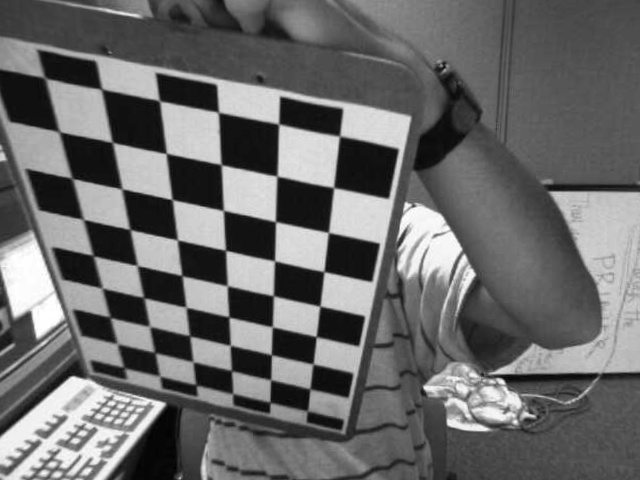
//> input picture demo_0.2/data/right.jpg, 640 x 480 px
$ ./in_out_ldy   (built with g++ and OpenCV 4)
//> lines starting //> are read from the running program, lines starting //| are printed output that depends on the picture
### in_out/in_out.h
#pragma once

#include <stdio.h>
#include <opencv2/core/core.hpp>
#include <opencv2/highgui/highgui.hpp>
#include <opencv2/imgproc/imgproc.hpp>


struct ImageData
{
	unsigned char* data;
	int width;
	int height;
	int channels;
};

void detect(struct ImageData* left, struct ImageData* right, struct ImageData* result);

### in_out/in_out_ldy.cpp
#include "in_out.h"

int main()
{
	struct ImageData left;
	struct ImageData right;
	struct ImageData result;

	cv::Mat left_mat = cv::imread("right.jpg");
//> left_mat is the input picture: 480 rows x 640 cols, CV_8UC3; min 0, max 255, mean 106
	cv::Mat right_mat = cv::imread("right.jpg");

	cv::Size size(std::max(left_mat.cols, right_mat.cols), std::max(left_mat.rows, right_mat.rows));
//> size = Size(640, 480)
	cv::Mat result_mat;

	result_mat.create(size, CV_MAKETYPE(left_mat.depth(), 3));

	result.data = result_mat.data;

	left.data = left_mat.data;
	left.channels = left_mat.channels();
//> left.channels = 3
	left.height = left_mat.rows;
	left.width = left_mat.cols;

	right.data = right_mat.data;
	right.channels = right_mat.channels();
	right.height = right_mat.rows;
	right.width = right_mat.cols;
	// ****************** 测距部分 *********************

	// ************************************************
	detect(&left, &right, &result);

	cv::imshow("merge", result_mat);
	cv::waitKey();
	return 0;
}

// 左右的合成
void detect(struct ImageData* left, struct ImageData* right, struct ImageData* result)
{
	cv::Mat left_mat(left->height, left->width, CV_8UC3);
	cv::Mat right_mat(right->height, right->width, CV_8UC3);
	cv::Mat left_small, right_small;
	cv::Mat outLeft, outRight;

	cv::Size size(std::max(left_mat.cols, right_mat.cols), std::max(left_mat.rows, right_mat.rows));
//> size = Size(640, 480)
	cv::Mat result_mat;

	left_mat.data = left->data;
	right_mat.data = right->data;

	result_mat.create(size, CV_MAKETYPE(left_mat.depth(), 3));
	result_mat.data = result->data;
//> result_mat: 480 rows x 640 cols, CV_8UC3; every value is 0
	result_mat = cvScalarAll(0);

	cv::resize(left_mat, left_small, cv::Size(), 0.5, 0.5, cv::INTER_AREA);
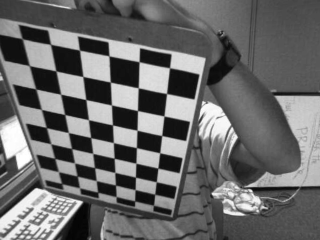
//> left_small: 240 rows x 320 cols, CV_8UC3; min 2, max 255, mean 106.2
//> in main, `cv::imshow("merge", result_mat);`:
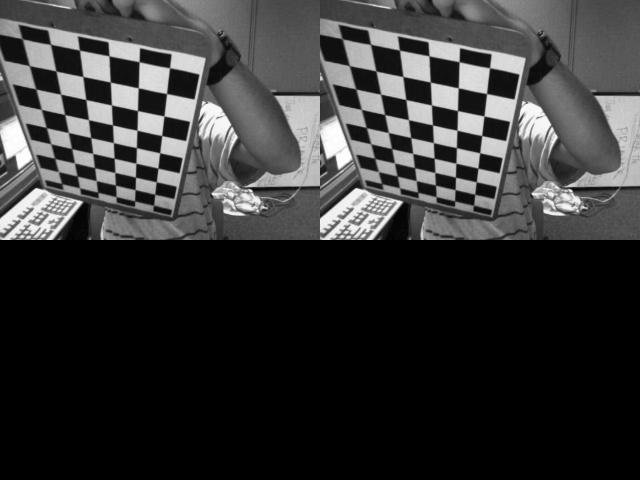
//> window 'merge': 480 rows x 640 cols, CV_8UC3; min 0, max 255, mean 53.1
	cv::resize(right_mat, right_small, cv::Size(), 0.5, 0.5, cv::INTER_AREA);


	result->channels = result_mat.channels();
	result->width = result_mat.cols;
	result->height = result_mat.rows;

	outLeft = result_mat(cv::Rect(0, 0, left_small.cols, left_small.rows));
	outRight = result_mat(cv::Rect(result_mat.cols / 2, 0, right_small.cols, right_small.rows));

	left_small.copyTo(outLeft);
	right_small.copyTo(outRight);
	return;
}

$ run again, with demo_0.2/data/aloeL.jpg copied over demo_0.2/data/right.jpg
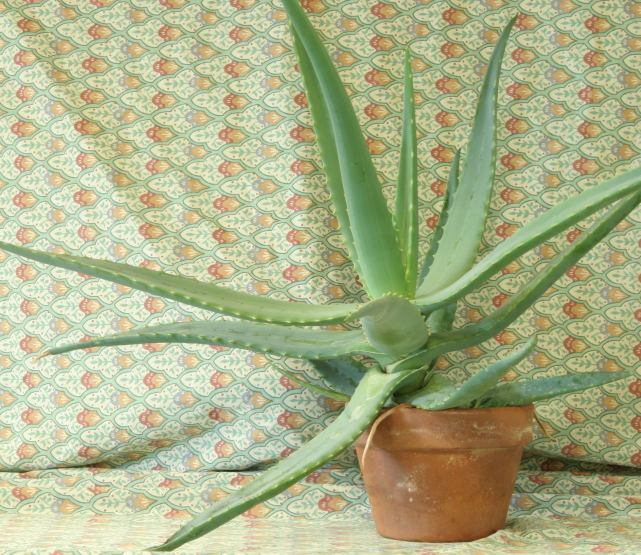
//> input picture demo_0.2/data/aloeL.jpg, 1282 x 1110 px (shown at 1/2 size)
//> left_mat is the input picture: 1110 rows x 1282 cols, CV_8UC3; mean B, G, R 136.6, 177.2, 171.2
//> result_mat: 1110 rows x 1282 cols, CV_8UC3; every value is 0
//> in detect, `cv::resize(left_mat, left_small, cv::Size(), 0.5, 0.5, cv::INTER_AREA);`:
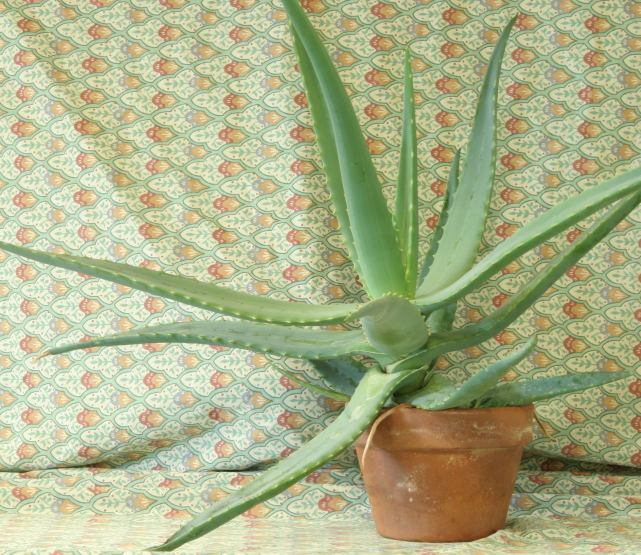
//> left_small: 555 rows x 641 cols, CV_8UC3; mean B, G, R 136.8, 177.3, 171.3
//> `cv::imshow("merge", result_mat);`:
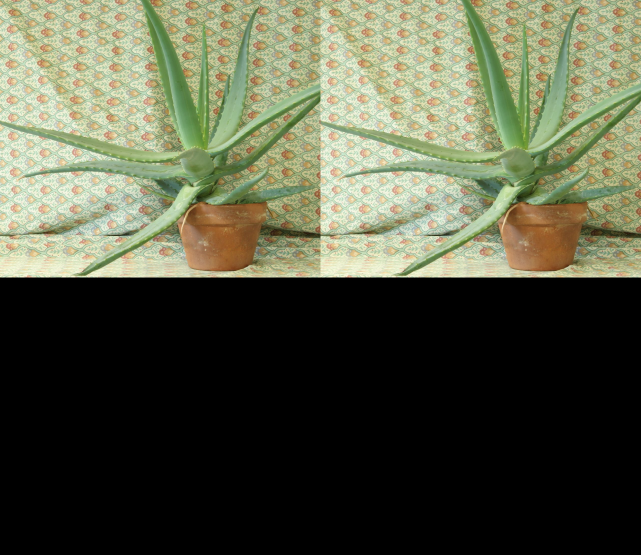
//> window 'merge': 1110 rows x 1282 cols, CV_8UC3 (shown at 1/2 size); mean B, G, R 68.4, 88.7, 85.7

$ run again, with demo_0.2/data/aloeR.jpg copied over demo_0.2/data/right.jpg
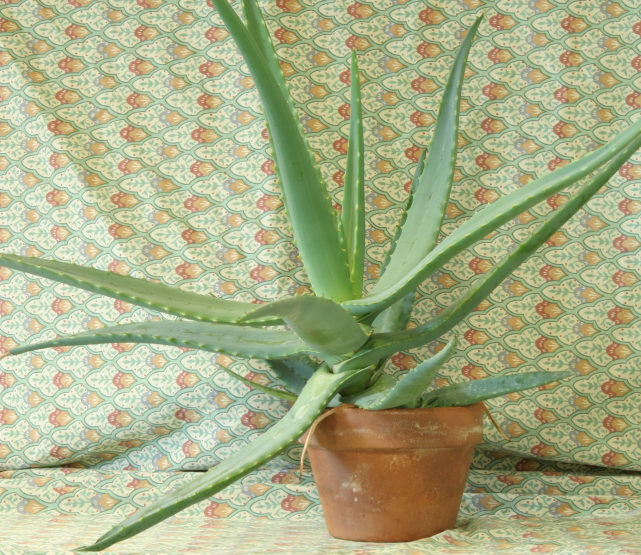
//> input picture demo_0.2/data/aloeR.jpg, 1282 x 1110 px (shown at 1/2 size)
//> left_mat is the input picture: 1110 rows x 1282 cols, CV_8UC3; mean B, G, R 134.1, 174.2, 168
//> result_mat: 1110 rows x 1282 cols, CV_8UC3; every value is 0
//> in detect, `cv::resize(left_mat, left_small, cv::Size(), 0.5, 0.5, cv::INTER_AREA);`:
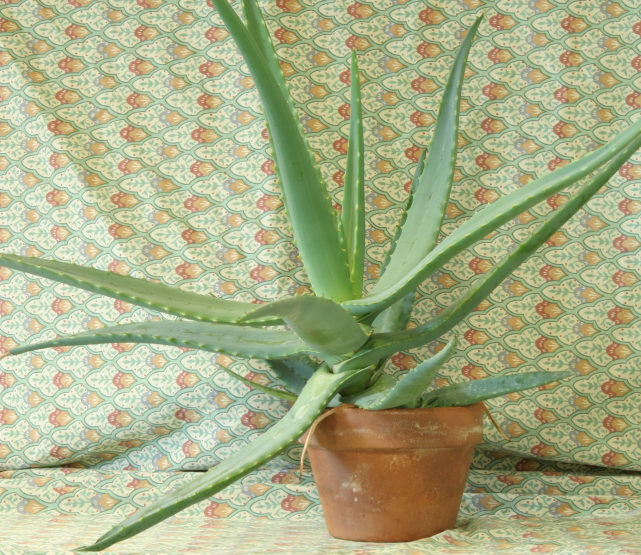
//> left_small: 555 rows x 641 cols, CV_8UC3; mean B, G, R 134.3, 174.3, 168.2
//> `cv::imshow("merge", result_mat);`:
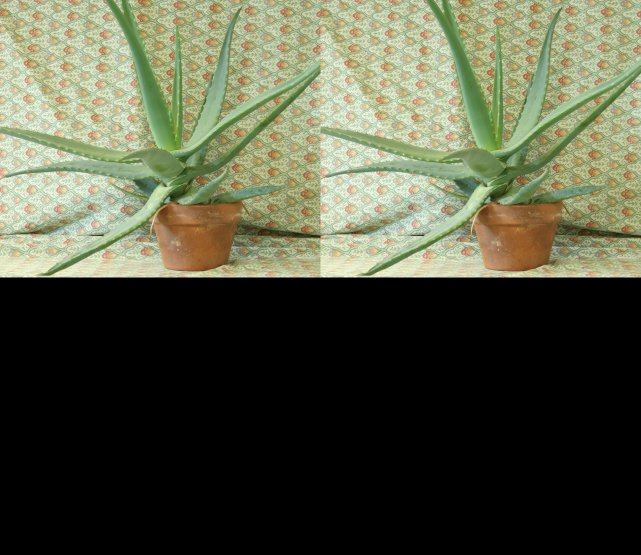
//> window 'merge': 1110 rows x 1282 cols, CV_8UC3 (shown at 1/2 size); mean B, G, R 67.1, 87.2, 84.1

$ run again, with demo_0.2/data/left.jpg copied over demo_0.2/data/right.jpg
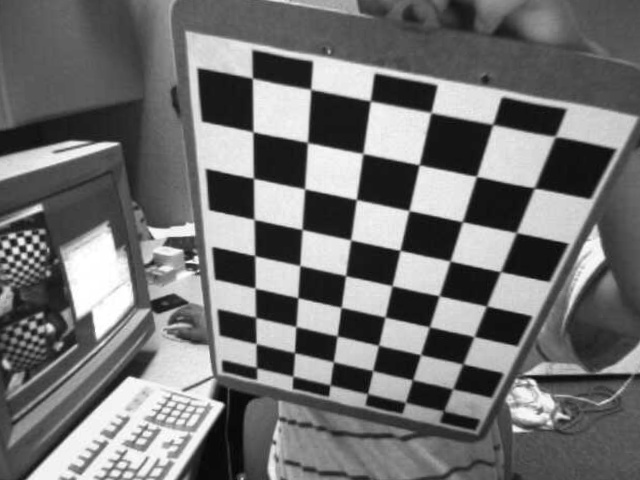
//> input picture demo_0.2/data/left.jpg, 640 x 480 px
//> left_mat is the input picture: 480 rows x 640 cols, CV_8UC3; min 1, max 255, mean 113.7
//> result_mat: 480 rows x 640 cols, CV_8UC3; every value is 0
//> in detect, `cv::resize(left_mat, left_small, cv::Size(), 0.5, 0.5, cv::INTER_AREA);`:
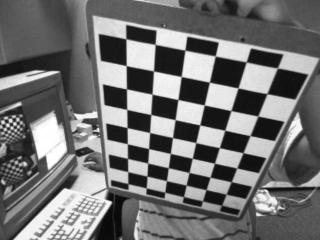
//> left_small: 240 rows x 320 cols, CV_8UC3; min 7, max 255, mean 113.8
//> `cv::imshow("merge", result_mat);`:
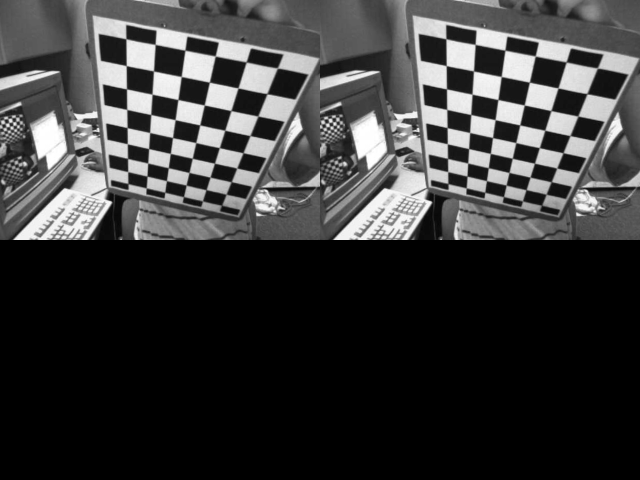
//> window 'merge': 480 rows x 640 cols, CV_8UC3; min 0, max 255, mean 56.9
